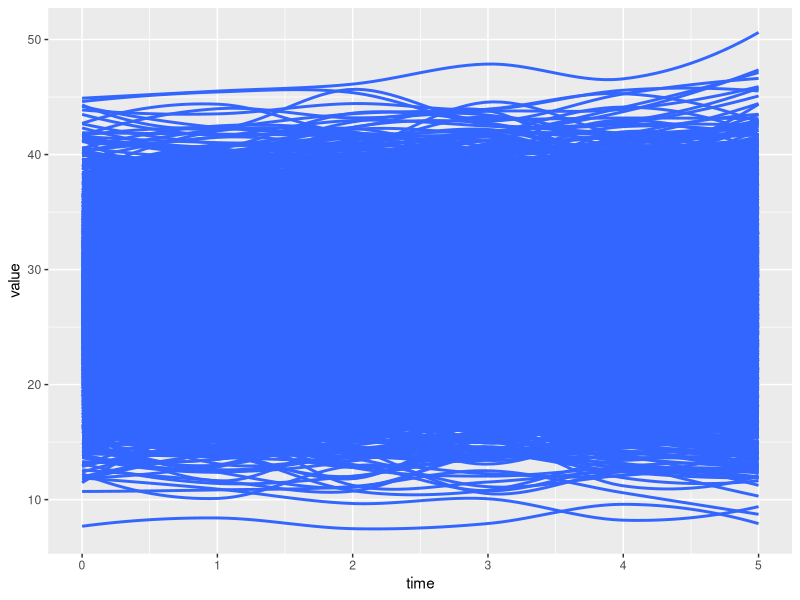

The R script that drew this image: (Note: this script raises an error after producing the figure.)
#title:  Newsom Longitudinal SEM Chapter 8, Example 8.1a

library(lavaan)
health1 <- read.table ("data/health.dat", header=FALSE)

names(health1) = c("age", "srh1", "srh2", "srh3", "srh4", "srh5", "srh6", "bmi1",
"bmi2", "bmi3", "bmi4", "bmi5", "bmi6", "cesdna1", "cesdpa1", "cesdso1",
"cesdna2", "cesdpa2", "cesdso2", "cesdna3", "cesdpa3", "cesdso3",
"cesdna4", "cesdpa4", "cesdso4", "cesdna5", "cesdpa5", "cesdso5",
"cesdna6", "cesdpa6", "cesdso6", "diab1", "diab2", "diab3 ", "diab4", "diab5", "diab6")
health1$id<-1:nrow(health1)

library(ggplot2)
library(tidyr)
long.d1<-gather(health1, time, value, bmi1:bmi6)
long.d1$time<-as.factor(long.d1$time)
long.d1$time<-as.numeric(long.d1$time)-1

ggplot(long.d1, aes(x=time,y=value, group=id))+stat_smooth(se=F)

#+++++++++++++++++++++++++++++++
# Chapter 8, Example 8.1a
#+++++++++++++++++++++++++++++++



model8.1a <-   ' i =~ 1*bmi1 + 1*bmi2 + 1*bmi3 + 1*bmi4 + 1*bmi5 + 1*bmi6
		s1 =~ 0*bmi1 + 1*bmi2 + 2*bmi3 + 3*bmi4 + 3*bmi5 + 3*bmi6
		s2 =~ 0*bmi1 + 0*bmi2 + 0*bmi3 + 0*bmi4 + 1*bmi5 + 2*bmi6

i ~~ i
s1 ~~ s1
s2 ~~ s2
i ~~ s1 + s2
s1 ~~ s2
i ~ 1
s1 ~ 1 # s1 ~ a*1 and s2 ~ a*1 equality constraint on means to test slope differences;
s2 ~ 1


bmi1 ~ 0
bmi2 ~ 0
bmi3 ~ 0
bmi4 ~ 0
bmi5 ~ 0
bmi6 ~ 0 '

model8.1a2 <-'
#intercept
i =~ 1*bmi1 + 1*bmi2 + 1*bmi3 + 
     1*bmi4 + 1*bmi5 + 1*bmi6
#slope(first period)
s1 =~ 0*bmi1 + 1*bmi2 + 2*bmi3 +
      3*bmi4 + 3*bmi5 + 3*bmi6
#slope(second period)
s2 =~ 0*bmi1 + 0*bmi2 + 0*bmi3 + 
      0*bmi4 + 1*bmi5 + 2*bmi6

i ~~ i ; s1 ~~ s1 ; s2 ~~ s2
i ~~ s1 + s2 ; s1 ~~ s2
i ~ 1 ; s1 ~ 1 ; s2 ~ 1

bmi1 ~ 0; bmi2 ~ 0; bmi3 ~ 0;
bmi4 ~ 0; bmi5 ~ 0;bmi6 ~ 0 
'


fitmodel8.1a <- lavaan::growth(model8.1a, data=health1)
fitmodel8.1a2 <- lavaan::growth(model8.1a2, data=health1)

summary(fitmodel8.1a, fit.measures=TRUE, standardized=TRUE, rsquare=TRUE)
anova(fitmodel8.1a2, fitmodel8.1a)

newdata<-predict(fitmodel8.1a)
head(newdata)

q<-ggplot(long.d1, aes(x=time,y=value, group=id))+geom_line()
q<-ggplot(long.d1, aes(x=time<3,y=value, group=id))+geom_line()+geom_abline(intercept=mean(newdata[,1]), slope=mean(newdata[,2]))

newdata<-as.data.frame(lavPredict(fitmodel8.1a, type = "ov"))
newdata$id<-1:length(newdata[,1])

newdata.l<-gather(newdata,time,value,bmi1:bmi6)
newdata.l$time<-as.factor(newdata.l$time)
newdata.l$time<-as.numeric(newdata.l$time)-1

library(plyr)
mean.pred<-apply(newdata,2, mean)
sd.pred<-apply(newdata,2, sd)
low<-mean.pred-1.96*sd.pred
up<-mean.pred+1.96*sd.pred


pred<-data.frame(mean=mean.pred,sd=sd.pred,lowerCI=low,upperCI=up)[-7,]
pred$time<-0:5
ggplot(pred,aes(x=time,y=mean,group=1))+ 
                geom_point(size=3)+
                geom_line()+
                ylim(27, 28)
                #geom_errorbar(aes(ymin=lowerCI,ymax=upperCI,width=.1))
